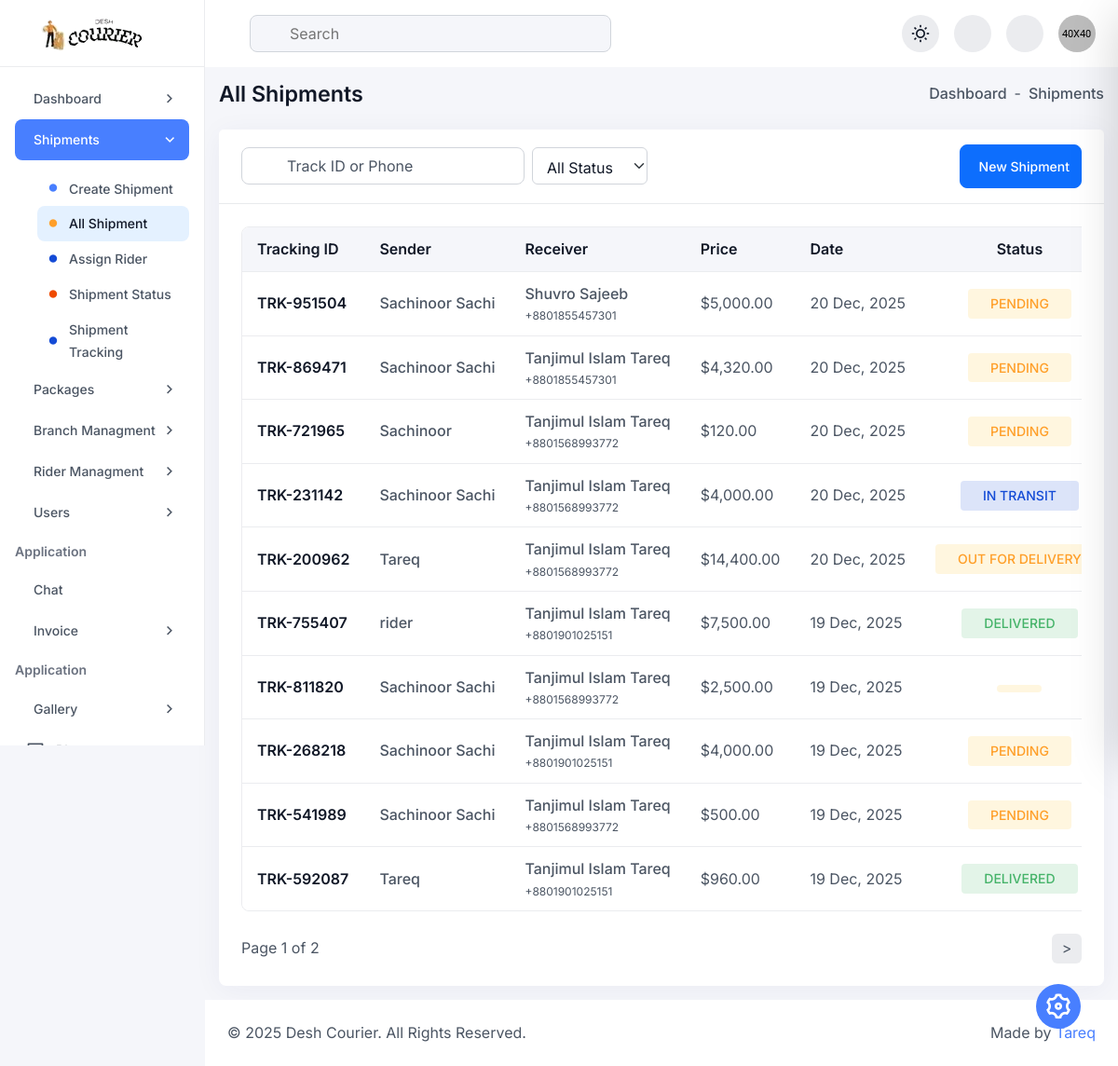
Screenshot of /admin/shipment_list.php (signed in) with the database file from the repository.
### tables this page shows
CREATE TABLE `parcels` (
  `parcel_id` int(11) NOT NULL,
  `tracking_number` varchar(50) NOT NULL,
  `parcel_type` enum('Parcel','Document') DEFAULT 'Parcel',
  `sender_name` varchar(100) NOT NULL,
  `sender_phone` varchar(20) NOT NULL,
  `sender_address` text NOT NULL,
  `receiver_name` varchar(100) NOT NULL,
  `receiver_phone` varchar(20) NOT NULL,
  `receiver_address` text NOT NULL,
  `weight_kg` decimal(5,2) DEFAULT NULL,
  `delivery_type` enum('standard','express','same_day') DEFAULT 'standard',
  `price` decimal(10,2) NOT NULL,
  `payment_method` varchar(50) DEFAULT 'Cash (Receiver)',
  `current_status` enum('pending','picked_up','in_transit','out_for_delivery','delivered','returned','cancelled') DEFAULT 'pending',
  `assigned_courier_id` int(11) DEFAULT NULL,
  `branch_id` int(11) DEFAULT NULL,
  `created_at` timestamp NOT NULL DEFAULT current_timestamp(),
  `updated_at` timestamp NOT NULL DEFAULT current_timestamp() ON UPDATE current_timestamp()
);

### admin/shipment_list.php (the view, shortened to what this page needs)
<?php
require 'db.php';
$limit = 10;
$page = isset($_GET['page']) ? (int)$_GET['page'] : 1;
$offset = ($page - 1) * $limit;
$search = $_GET['search'] ?? '';
$sql = "SELECT * FROM parcels WHERE 1=1";
$params = [];
$count_stmt = $pdo->prepare($sql);
$count_stmt->execute($params);
$total_rows = $count_stmt->rowCount();
$total_pages = ceil($total_rows / $limit);
$sql .= " ORDER BY created_at DESC LIMIT :limit OFFSET :offset";
$stmt = $pdo->prepare($sql);
$stmt->bindValue(':limit', $limit, PDO::PARAM_INT);
$stmt->bindValue(':offset', $offset, PDO::PARAM_INT);
$stmt->execute();
$parcels = $stmt->fetchAll(PDO::FETCH_ASSOC);
include 'inc/header.php';
?>
<div class="dashboard-main-body">
    <div class="d-flex flex-wrap align-items-center justify-content-between gap-3 mb-24">
        <h6 class="fw-semibold mb-0">All Shipments</h6>
        <ul class="d-flex align-items-center gap-2">
            <li class="fw-medium"><a href="index.html" class="hover-text-primary">Dashboard</a></li>
            <li>-</li>
            <li class="fw-medium">Shipments</li>
        </ul>
    </div>
    <div class="card h-100 p-0 radius-12">
        <div class="card-header border-bottom bg-base py-16 px-24 d-flex align-items-center flex-wrap gap-3 justify-content-between">
            <div class="d-flex align-items-center flex-wrap gap-3">
                <form class="navbar-search d-flex gap-2" method="GET">
                    <div class="position-relative">
                        <input type="text" class="bg-base h-40-px w-auto form-control ps-5" name="search" value="<?= htmlspecialchars($search) ?>" placeholder="Track ID or Phone">
                    </div>
                    <select name="status" class="form-select h-40-px w-auto" onchange="this.form.submit()">
                        <option value="">All Status</option>
                    </select>
                </form>
            </div>
            <a href="create_parcel.php" class="btn btn-primary text-sm btn-sm px-12 py-12 radius-8 d-flex align-items-center gap-2">
                New Shipment
            </a>
        </div>
        <div class="card-body p-24">
            <div class="table-responsive scroll-sm">
                <table class="table bordered-table sm-table mb-0">
                    <thead>
                        <tr>
                            <th scope="col">Tracking ID</th>
                            <th scope="col">Sender</th>
                            <th scope="col">Receiver</th>
                            <th scope="col">Price</th>
                            <th scope="col">Date</th>
                            <th scope="col" class="text-center">Status</th>
                        </tr>
                    </thead>
                    <tbody>
                        <?php foreach($parcels as $parcel): ?>
                        <tr>
                            <td>
                                <span class="text-md fw-semibold text-primary-light">
                                    <?= htmlspecialchars($parcel['tracking_number']) ?>
                                </span>
                            </td>
                            <td>
                                <div class="d-flex flex-column">
                                    <span class="text-md fw-medium"><?= htmlspecialchars($parcel['sender_name']) ?></span>
                                </div>
                            </td>
                            <td>
                                <div class="d-flex flex-column">
                                    <span class="text-md fw-medium"><?= htmlspecialchars($parcel['receiver_name']) ?></span>
                                    <span class="text-xs text-secondary-light"><?= htmlspecialchars($parcel['receiver_phone']) ?></span>
                                </div>
                            </td>
                            <td>$<?= number_format($parcel['price'], 2) ?></td>
                            <td><?= date('d M, Y', strtotime($parcel['created_at'])) ?></td>
                            <td class="text-center">
                                <?php
                                    $s = $parcel['current_status'];
                                    $badgeClass = 'bg-warning-focus text-warning-main';
                                    if($s == 'delivered') $badgeClass = 'bg-success-focus text-success-main';
                                    if($s == 'in_transit') $badgeClass = 'bg-info-focus text-info-main';
                                ?>
                                <span class="<?= $badgeClass ?> px-24 py-4 radius-4 fw-medium text-sm text-uppercase">
                                    <?= str_replace('_', ' ', $s) ?>
                                </span>
                            </td>
                        </tr>
                        <?php endforeach; ?>
                    </tbody>
                </table>
            </div>
            <div class="d-flex align-items-center justify-content-between flex-wrap gap-2 mt-24">
                <span>Page <?= $page ?> of <?= $total_pages ?></span>
                <ul class="pagination d-flex flex-wrap align-items-center gap-2 justify-content-center">
                    <?php if($page < $total_pages): ?>
                        <li class="page-item"><a class="page-link bg-neutral-200 text-secondary-light radius-8 border-0 h-32-px w-32-px d-flex align-items-center justify-content-center" href="?page=<?= $page+1 ?>&search=<?= $search ?>">></a></li>
                    <?php endif; ?>
                </ul>
            </div>
        </div>
    </div>
</div>
<?php include 'inc/footer.php'; ?>

### rows the page displays
parcels: tracking_number "TRK-951504", sender_name "Sachinoor Sachi", receiver_name "Shuvro Sajeeb", receiver_phone "+8801855457301", price "5,000.00", created_at "20 Dec, 2025", current_status "PENDING"
parcels: tracking_number "TRK-869471", sender_name "Sachinoor Sachi", receiver_name "Tanjimul Islam Tareq", receiver_phone "+8801855457301", price "4,320.00", created_at "20 Dec, 2025", current_status "PENDING"
parcels: tracking_number "TRK-721965", sender_name "Sachinoor", receiver_name "Tanjimul Islam Tareq", receiver_phone "+8801568993772", price "120.00", created_at "20 Dec, 2025", current_status "PENDING"
parcels: tracking_number "TRK-231142", sender_name "Sachinoor Sachi", receiver_name "Tanjimul Islam Tareq", receiver_phone "+8801568993772", price "4,000.00", created_at "20 Dec, 2025", current_status "IN TRANSIT"
parcels: tracking_number "TRK-200962", sender_name "Tareq", receiver_name "Tanjimul Islam Tareq", receiver_phone "+8801568993772", price "14,400.00", created_at "20 Dec, 2025", current_status "OUT FOR DELIVERY"
parcels: tracking_number "TRK-755407", sender_name "rider", receiver_name "Tanjimul Islam Tareq", receiver_phone "+8801901025151", price "7,500.00", created_at "19 Dec, 2025", current_status "DELIVERED"
parcels: tracking_number "TRK-811820", sender_name "Sachinoor Sachi", receiver_name "Tanjimul Islam Tareq", receiver_phone "+8801568993772", price "2,500.00", created_at "19 Dec, 2025"
parcels: tracking_number "TRK-268218", sender_name "Sachinoor Sachi", receiver_name "Tanjimul Islam Tareq", receiver_phone "+8801901025151", price "4,000.00", created_at "19 Dec, 2025", current_status "PENDING"
parcels: tracking_number "TRK-541989", sender_name "Sachinoor Sachi", receiver_name "Tanjimul Islam Tareq", receiver_phone "+8801568993772", price "500.00", created_at "19 Dec, 2025", current_status "PENDING"
parcels: tracking_number "TRK-592087", sender_name "Tareq", receiver_name "Tanjimul Islam Tareq", receiver_phone "+8801901025151", price "960.00", created_at "19 Dec, 2025", current_status "DELIVERED"

### other values shown
$page "1"
$total_pages "2"
